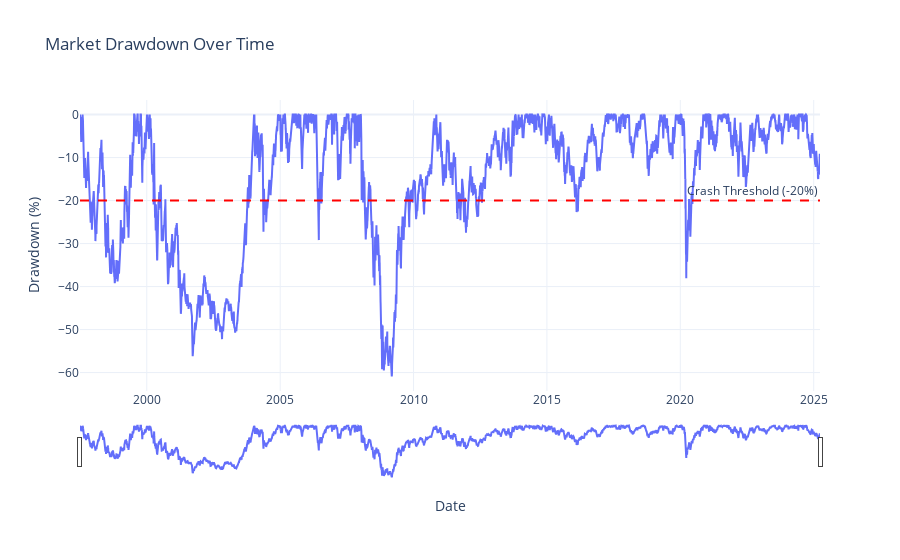

The code cell stored with this chart in its notebook:
### Markdown cell above
### Plot Market Drawdown

### Code cell
DRAWDOWN_THRESHOLD = -20
fig = go.Figure()

fig.add_trace(go.Scatter(
    x=df.index,
    y=df['Drawdown'],
    mode='lines',
    name='Drawdown (%)'
))

fig.add_hline(
    y=DRAWDOWN_THRESHOLD,
    line_dash='dash',
    line_color='red',
    annotation_text='Crash Threshold (-20%)'
)

fig.update_layout(
    title="Market Drawdown Over Time",
    xaxis_title="Date",
    yaxis_title="Drawdown (%)",
    xaxis_rangeslider_visible=True,
    template="plotly_white"
)

fig.show()

### Figure 1 — Plotly figure (JSON) as saved in the notebook; plotly's stock layout.template omitted (floating-point values rounded to 4 significant figures; data arrays with more than 128 entries replaced by an {"elided": "..."} marker saying what was removed)
{"data": [{"mode": "lines", "name": "Drawdown (%)", "type": "scatter", "x": {"elided": "6836 str values"}, "y": {"elided": "6836 float values"}}], "layout": {"annotations": [{"showarrow": false, "text": "Crash Threshold (-20%)", "x": 1, "xanchor": "right", "xref": "x domain", "y": -20, "yanchor": "bottom", "yref": "y"}], "shapes": [{"line": {"color": "red", "dash": "dash"}, "type": "line", "x0": 0, "x1": 1, "xref": "x domain", "y0": -20, "y1": -20, "yref": "y"}], "title": {"text": "Market Drawdown Over Time"}, "xaxis": {"rangeslider": {"visible": true}, "title": {"text": "Date"}}, "yaxis": {"title": {"text": "Drawdown (%)"}}}}
